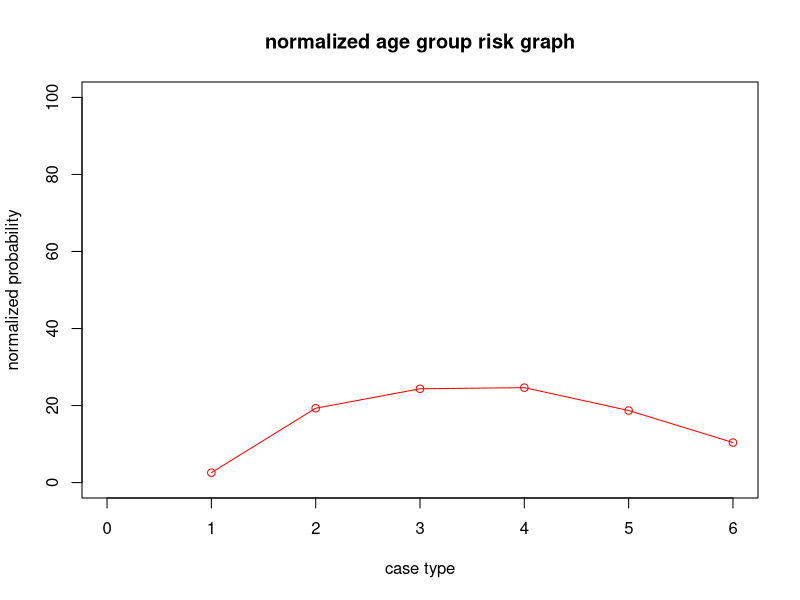
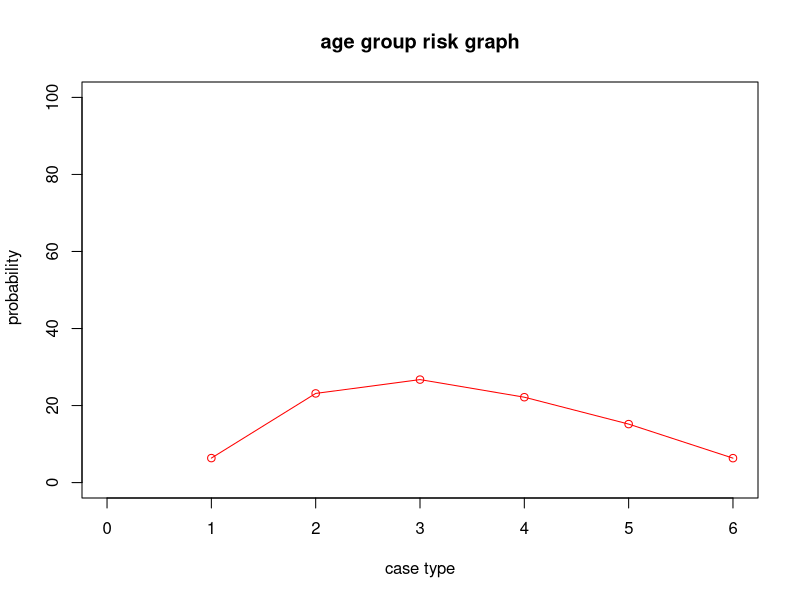

Generate these figures, in order, with R:
x=c(9408,34244,39549,32788,22462,9384)#Raw data without normalization factor
y=((x/147913)*100)#percentage of different age groups involved in various accidents
x
y #Raw percentage fatalities by age group
x1=c(420654696,204022884,186754260,153014324,138069971,103849040) #population distribution by age group
y1=((x1/1206365195)*100) #population percentage
x1
y1
x2=100/y1 #Normalization factor
x2 #Normalization factor
z=x2*y
z 
sum(z)
z1=(z/sum(z))*100 #percentage of deaths after normalization
z1
plot(z1,xlim=c(0,6),ylim=c(0,100),type="o",col="red",xlab="case type",ylab="normalized probability",main="normalized age group risk graph")
plot(y,xlim=c(0,6),ylim=c(0,100),type="o",col="red",xlab="case type",ylab=" probability",main="age group risk graph")



